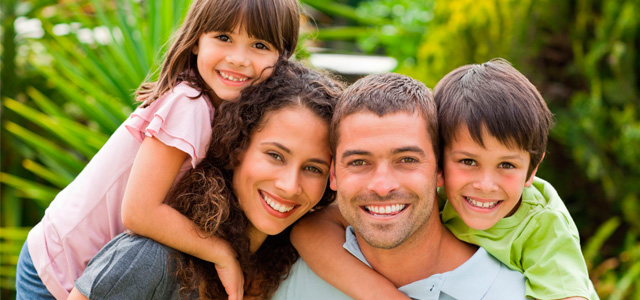
#> input picture das/Trabalho3/Images/001.jpg, 640 x 300 px
$ python -i extern.py   (imports and definitions only)   (Python 2 division)   (older library calls are emulated)
#> lines starting #> are read from the running program, lines starting #| are printed output that depends on the picture
#> further down, picture is the input picture: shape (300, 640, 3); mean B, G, R 74.8, 123.4, 140.1
import numpy as np
import caffe
import os
import sys
import cv2
import urllib2
import urllib

dic_root = "/home/gustavo/Documents/unb/das/trabalhofinal/das/gallery"
caffe_root = "/home/gustavo/caffe"

class NetFace:
	def __init__(self):
		path = os.path.join(dic_root,"haarcascade_frontalface_alt.xml")
		self.classifier = cv2.CascadeClassifier(path)
	def classifierImage(self,miniframe):
		return self.classifier.detectMultiScale(miniframe)

class Face:
	def __init__(self,net=NetFace()):
		self.net = net

	def detect(self,frame):
		height, width, depth = frame.shape
#> height = 300; width = 640; depth = 3

		# create grayscale version
		grayscale = cv2.cvtColor(frame, cv2.COLOR_BGR2GRAY)
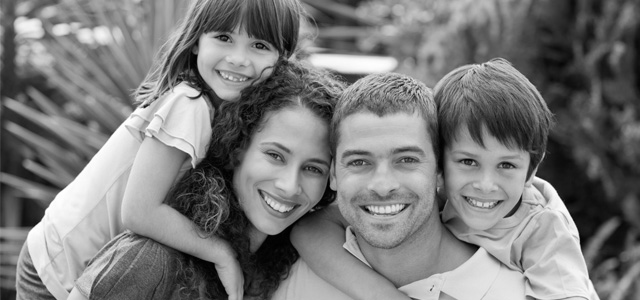
#> grayscale: shape (300, 640); min 0, max 255, mean 122.8

		# equalize histogram
		cv2.equalizeHist(grayscale, grayscale)
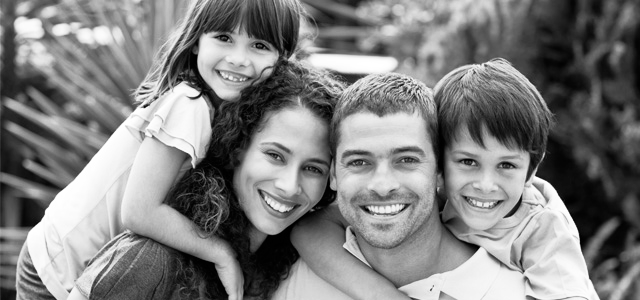
#> grayscale: shape (300, 640); min 0, max 255, mean 128.1

		# detect objects
		DOWNSCALE = 4
		minisize = (frame.shape[1]/DOWNSCALE,frame.shape[0]/DOWNSCALE)
#> minisize = (160, 75)
		miniframe = cv2.resize(frame, minisize)
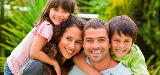
#> miniframe: shape (75, 160, 3); mean B, G, R 74.9, 123.5, 140.2
		faces = self.net.classifierImage(miniframe)
#> faces = [[109, 32, 24, 24], [79, 27, 33, 33]]
		# [8 lines of commented-out code are left out]
		return faces

class Net:

	# [13 lines left out: functions __init__, create_transformer, not called in this run]

	def create_mu(self):
		self.mu = np.load(os.path.join(caffe_root, 'python','caffe','imagenet','ilsvrc_2012_mean.npy'))
		self.mu = self.mu.mean(1).mean(1)


	# [4 lines left out: function create_net, not called in this run]

	def create_labels(self):
		labels_file = os.path.join(caffe_root, 'data','ilsvrc12','synset_words.txt')
		self.labels = np.loadtxt(labels_file, str, delimiter='\t')


	# [37 lines left out: functions loadsynset, predict_imageNet, result, not called in this run]

class NearestNeighbors:
    # [12 lines left out: functions __init__, setXtr, not called in this run]

    def setK(self, K):
        """ K is the number of samples to be retrieved for each query."""
        self.K = K

    def setImagesPath(self,images_path):
        self.images_path = images_path

    def setFilesList(self,img_files):
        self.img_files = img_files

    def setLabels(self,labels):
        self.labels = labels

    # [92 lines left out: functions predict, retrieve, get_hist, load_dataset_hist, not called in this run]

class Input:

	FACES = 1
	PREDICTION = 2
	def __init__(self, load=None):
		self.img = None
		if(load): self.resolve(load)

	# [5 lines left out: function resolve, not called in this run]

	def isFile(self,load):
		return os.path.isfile(load)
	# [9 lines left out: function isUrl, not called in this run]

	def fileResolver(self,load):
		self.img = cv2.imread(load)
		self.load = load

	# [13 lines left out: functions urlResolver, getImage, not called in this run]

class Output:

	# [18 lines left out: functions outFaces, outAnimals, not called in this run]

>>> import cv2
>>> picture = cv2.imread('../../../Trabalho3/Images/001.jpg')
>>> result = Face().detect(picture)
#> result = [[109, 32, 24, 24], [79, 27, 33, 33]]

$ run again, on das/Trabalho3/Images/002.jpg
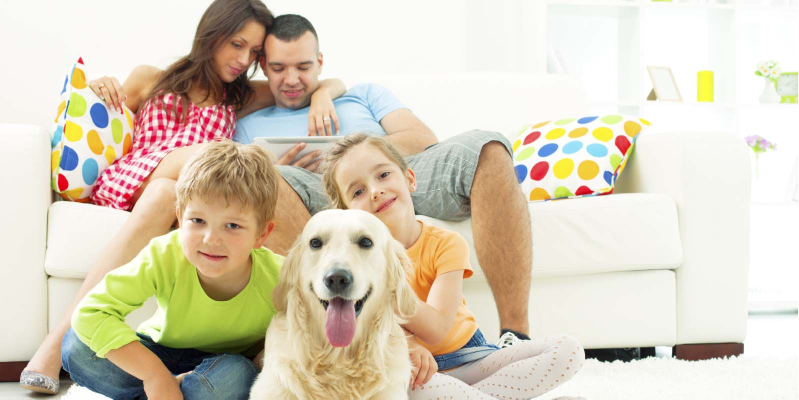
#> input picture das/Trabalho3/Images/002.jpg, 1598 x 799 px (shown at 1/2 size)
#> picture is the input picture: shape (799, 1598, 3); mean B, G, R 187.7, 207.5, 217.3
#> in detect, `cv2.equalizeHist(grayscale, grayscale)`:
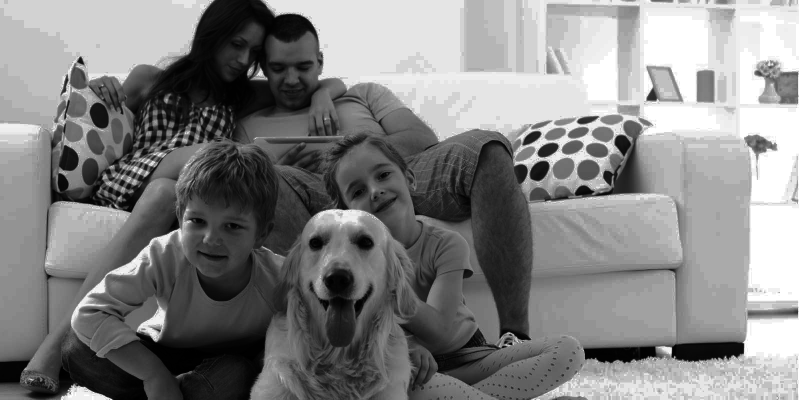
#> grayscale: shape (799, 1598) (shown at 1/2 size); min 0, max 255, mean 130.4
#> in detect, `miniframe = cv2.resize(frame, minisize)`:
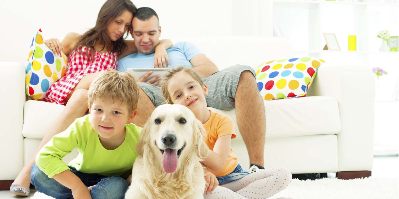
#> miniframe: shape (199, 399, 3); mean B, G, R 187.7, 207.4, 217.2
#> faces = [[129, 21, 32, 32], [83, 92, 49, 49], [140, 98, 59, 59]]
#> result has the same summary as faces in detect

$ run again, on das/Trabalho3/Images/003.jpg
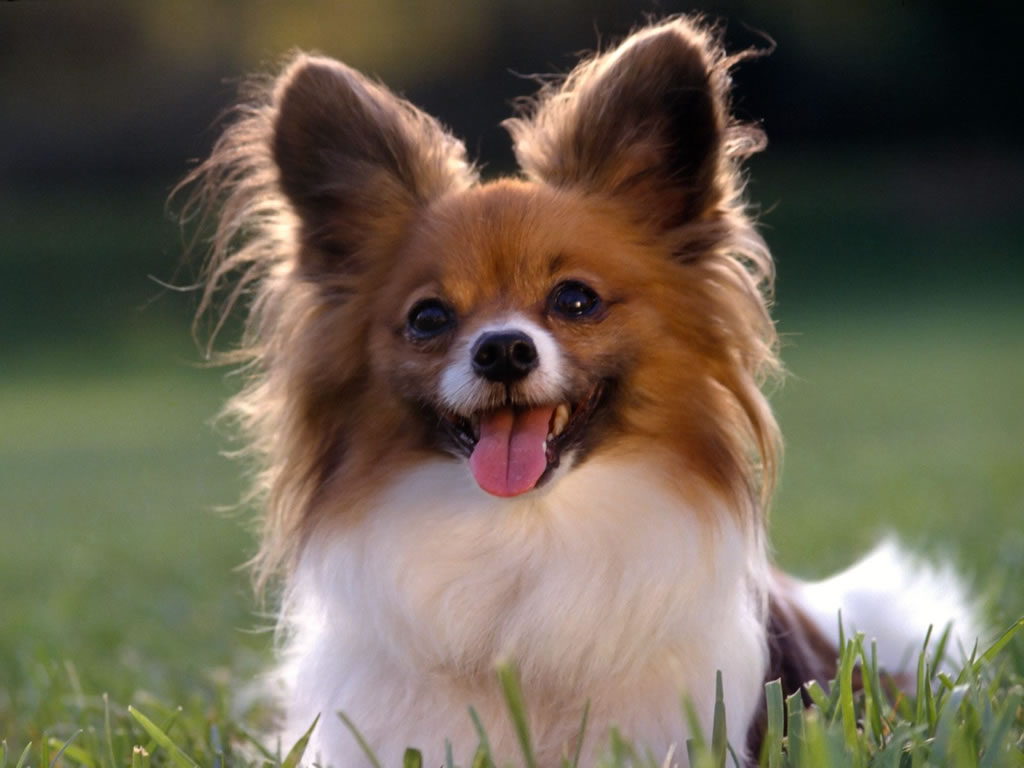
#> input picture das/Trabalho3/Images/003.jpg, 1024 x 768 px
#> picture is the input picture: shape (768, 1024, 3); mean B, G, R 81.5, 98.1, 107.1
#> in detect, `grayscale = cv2.cvtColor(frame, cv2.COLOR_BGR2GRAY)`:
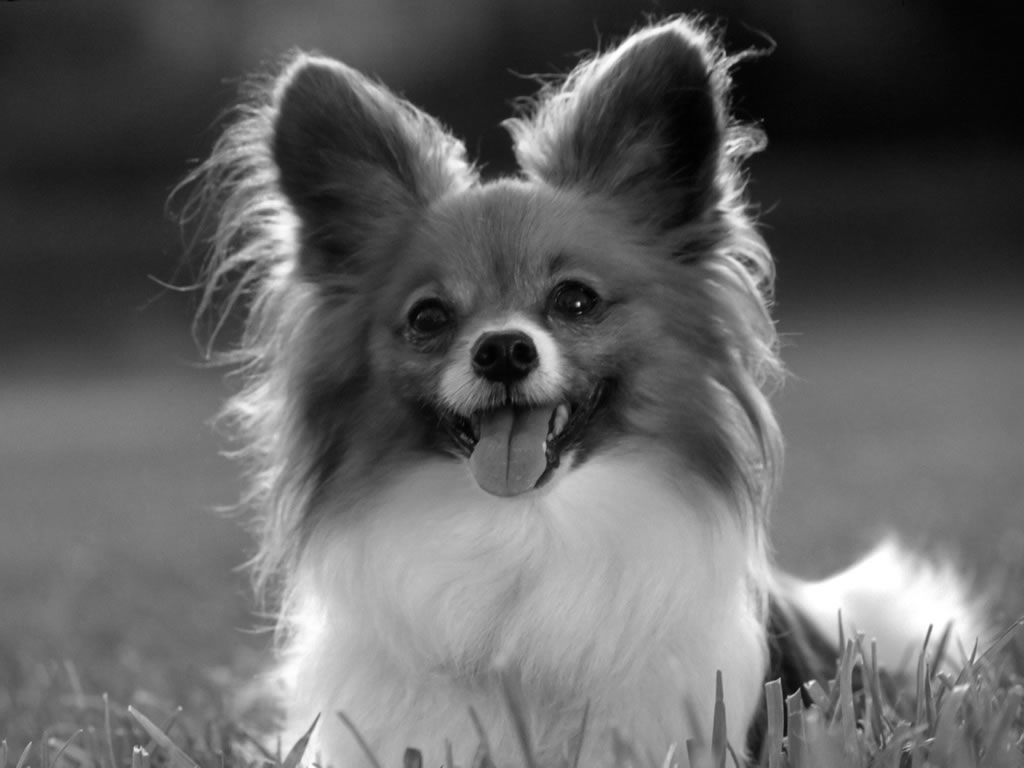
#> grayscale: shape (768, 1024); min 0, max 255, mean 98.9
#> in detect, `cv2.equalizeHist(grayscale, grayscale)`:
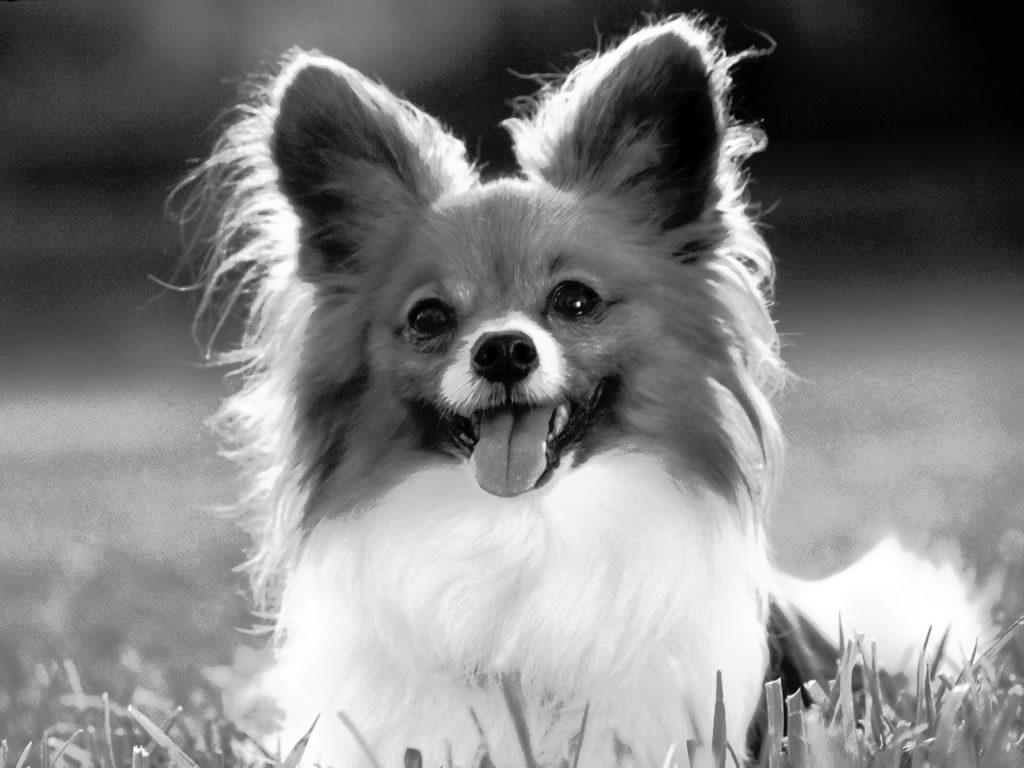
#> grayscale: shape (768, 1024); min 0, max 255, mean 128.2
#> faces = ()

$ run again, on das/Trabalho3/Images/004.jpg
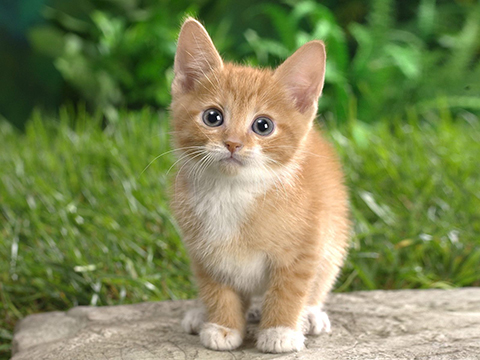
#> input picture das/Trabalho3/Images/004.jpg, 480 x 360 px
#> picture is the input picture: shape (360, 480, 3); mean B, G, R 85.7, 136, 125.8
#> in detect, `cv2.equalizeHist(grayscale, grayscale)`:
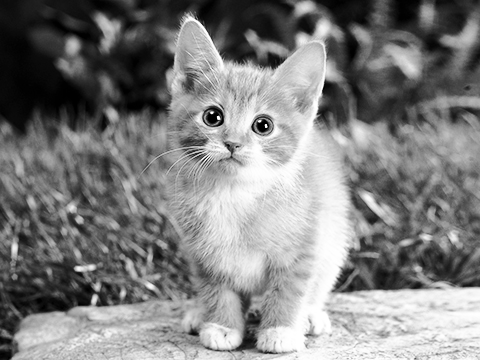
#> grayscale: shape (360, 480); min 0, max 255, mean 128.2
#> in detect, `miniframe = cv2.resize(frame, minisize)`:
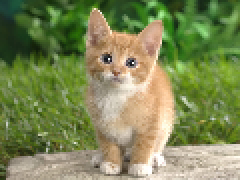
#> miniframe: shape (90, 120, 3) (shown 2 times larger); mean B, G, R 85.7, 136.1, 125.9
#> faces = ()
